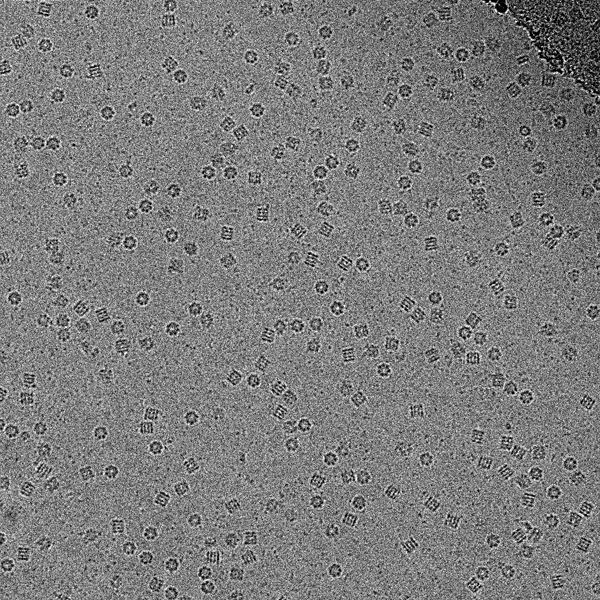
#> input picture 02-python-201/labs/600px-Cryoem_groel.png, 600 x 600 px; the run also reads 1 picture not shown here
$ jupyter execute LAB_scipy.ipynb   (shell and % lines are left out)   (older library calls are emulated)
#> lines starting #> are read from the running program, lines starting #| are printed output that depends on the picture; after the words box and inside, x2 and y2 are one past the last pixel; in counts of white or black regions, pixels touching at a corner belong together
# Uso de las librerías científicas

## Simulación de una apocalipsis Zombie

[Munz y otros en 2009](http://mysite.science.uottawa.ca/rsmith43/Zombies.pdf) definieron un modelo de invasión zombie mediante un sistema de ecuaciones diferenciales ordinarias:

* _dS/dt = P - B\*S\*Z - d\*S_
* _dZ/dt = B\*S\*Z + G\*R - A\*S\*Z_
* _dR/dt = d\*S + A\*S\*Z - G\*R_

Donde:

    S: el número de víctimas
    Z: el número de zombies
    R: el número de gente asesinada por los zombies
    P: el ratio de nacimientos
    d: la probabilidad de muerte natural
    B: la probabilidad de propagación de la enfermedad zombie (personas vivas y sanas)
    G: la probabilidad de que una persona muerta vuelva a la vida como zombie
    A: la probabilidad de que un zombie sea aniquilado completamente

Scipy puede resolver sistemas de primer orden de ecuaciones diferenciales de forma sencilla. Nos centraremos en resolver la expresión:
_dy/dt = f(y, t)_ donde _y = [S, Z, R]_.

[cell 1]
# Cargamos las librerías
import numpy as np
import matplotlib.pyplot as plt
from scipy.integrate import odeint

[cell 2]
# Declaramos las variables
P = 0 # ratio de nacimientos
d = 0.0001 # porcentaje de muertes naturales por día
B = 0.0095 # porcentaje de transmisión por día
G = 0.0001 # porcentaje de resurrecciones por día
A = 0.0001 # porcentaje de destrucción por día

[cell 3]
# resuelve el sistema dy/dt = f(y, t)
def f(y, t):
    Si = y[0]
    Zi = y[1]
    Ri = y[2]
    # El modelo de Munz et al. 2009
    f0 = P - B*Si*Zi - d*Si
    f1 = B*Si*Zi + G*Ri - A*Si*Zi
    f2 = d*Si + A*Si*Zi - G*Ri
    return [f0, f1, f2]

[cell 4]
# Escenario inicial
S0 = 500. # población inicial de gente que está por ser atacada por zombies...
Z0 = 0 # población zombie inicial
R0 = 0 # población muertos incial

# vector inicial en cero
y0 = [S0, Z0, R0]

# vector de tiempo
t = np.linspace(0, 5., 1000)

[cell 5]
# Aplicamos la solución del sistema
soln = odeint(f, y0, t)

[cell 6]
S = soln[:, 0]
Z = soln[:, 1]
R = soln[:, 2]

[cell 7]
# Reprentamos la linea temporal
plt.figure()
plt.plot(t, S, label="Vivos")
plt.plot(t, Z, label="Zombies")
plt.xlabel(u'Días desde el inicio')
plt.ylabel(u'Población')
plt.title(u'Apocalipsis Zombie - Sin nacimiento ni población muerta')
plt.legend(loc=0)
#> figure, not shown here; curve peaks at x = 0, y = 500; curve peaks at x = 5, y = 436.9

[cell 8]
# Escenario #2
# Cambiamos las condiciones iniciales
R0 = 0.05*S0 # 5% de la población inicial está muerta
P = 100 # 100 nuevos nacimientos por día
y0 = [S0, Z0, R0]

[cell 9]
# Aplicamos la solución del sistema
soln = odeint(f, y0, t)
S = soln[:, 0]
Z = soln[:, 1]
R = soln[:, 2]

[cell 10]
# Reprentamos la linea temporal
plt.figure()
plt.plot(t, S, label="Vivos")
plt.plot(t, Z, label="Zombies")
plt.xlabel(u'Días desde el inicio')
plt.ylabel(u'Población')
plt.title(u'Apocalipsis Zombie - 5% de población muerta - 100 nacimientos/día')
plt.legend(loc=0)
#> figure, not shown here; curve peaks at x = 1.86, y = 669.8; curve peaks at x = 5, y = 978.6

## Ejemplo 2: buscando cristales de proteínas

La criomicroscopía electrónica es una técnica de microscopía muy utilizada en biología estructural en la que la muestra que hay que estudiar se encuentra a temperaturas criogénicas. La siguiente imagen es una solución de la proteína GroEL (Fuente: Wikipedia - "Cryoem groel", Vossman):

Vamos a escribir un código que nos permita contar el número de cristales de GroEL en la imagen:

[cell 11]
import numpy as np
import matplotlib.pyplot as plt
import matplotlib.image as mpimg
from scipy import ndimage

[cell 12]
#import seaborn_image as isns
#seaborn-image v0.4.1

[cell 13]
# Carga de la imagen
imagen = mpimg.imread("600px-Cryoem_groel.png")
#> imagen is the input picture: shape (600, 600) float32; min 0, max 1, mean 0.489
imagen

[cell 14]
# Alternativa para convertir img from JPG to PNG
from skimage import io
imagen2 = io.imread('https://upload.wikimedia.org/wikipedia/commons/thumb/8/87/Cryoem_groel.jpg/600px-Cryoem_groel.jpg')
#> imagen2: shape (600, 600); min 0, max 255, mean 124.7
imagen2

[cell 15]
imagen

[cell 16]
# Podemos realizar una copia de backup
im = imagen.copy()

[cell 17]
# Aplicamos el filtro gaussiano con tamaño de kernel 3
im_g = ndimage.gaussian_filter(im, 1.2)
im_g

[cell 18]
# Normalización de los valores
im_norm = (im_g - im_g.min()) / (float(im_g.max()) - im_g.min())
im_norm[im_norm < 0.5] = 0
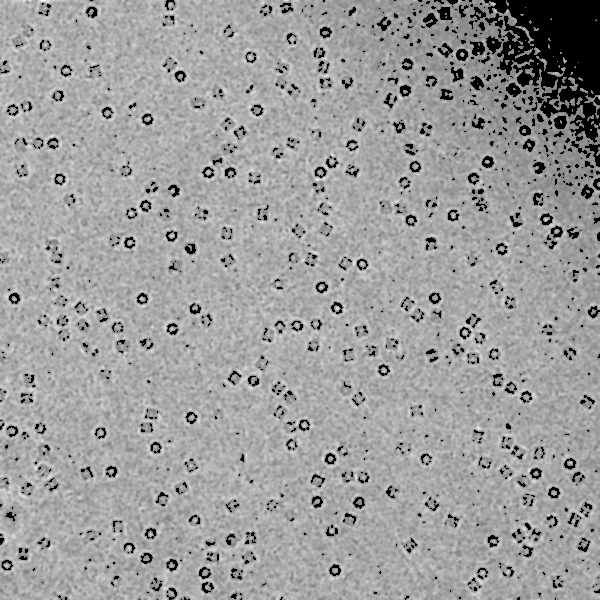
#> im_norm: shape (600, 600) float32; min 0, max 1, mean 0.617
im_norm[im_norm >=0.5] = 1
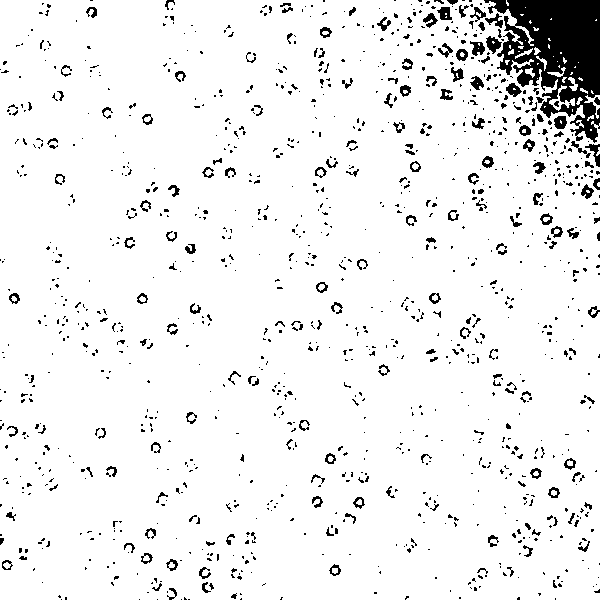
#> im_norm: shape (600, 600) float32; values 0 (black) and 1 (white), 93.5% white; 1191 black regions (1001 under 20 px), largest, box (x1, y1, x2, y2) and area: (484, 0, 600, 143) 8806, (486, 36, 502, 54) 159, (585, 144, 600, 167) 136

[cell 19]
im_norm

[cell 20]
# Convertimos la imagen utilizando el etiquetado de scipy
result = 255 - (im_norm * 255).astype(np.uint8)
result

[cell 21]
# mostramos la imagen
plt.title(u"Número de cristales: %d" % ndimage.label(result)[1])
img = plt.imshow(np.asarray(im_norm), interpolation="nearest", extent=[0,200,0,1], aspect=200)
plt.show()

## Ejercicio opcional

[cell 22]
import numpy as np
import matplotlib.pyplot as plt
from scipy import ndimage
import seaborn as sns

[cell 23]
data = plt.imread("../data/SEM_image.jpg")
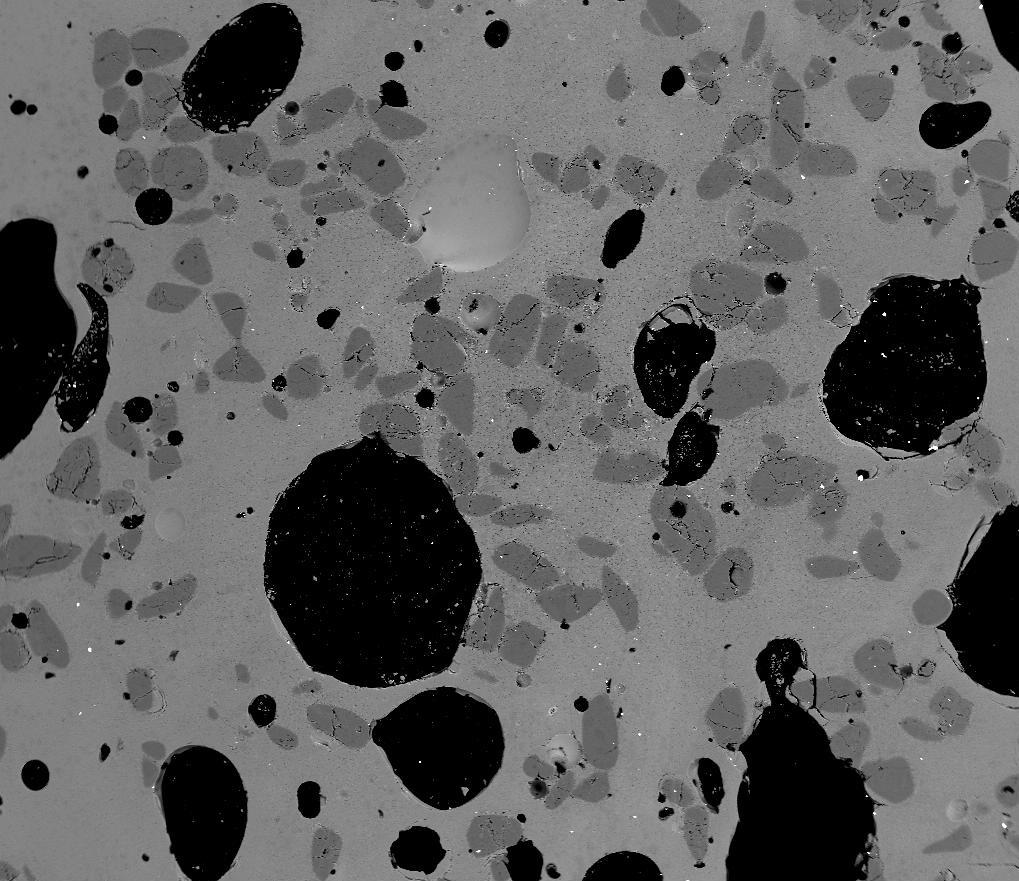
#> input picture 02-python-201/data/SEM_image.jpg, 1019 x 881 px
#> data is the input picture: shape (881, 1019); min 0, max 255, mean 99
data

[cell 24]
plt.imshow(data)

[cell 25]
# Aplicamos el filtro de mediana para reducir el ruido
filtdata = ndimage.median_filter(data, size=(7,7))
filtdata

[cell 26]
sns.distplot(data)
#> figure, not shown here; tallest bar 0.0332 high, from x = 0 to 5.1; curve peaks at x = 131, y = 0.0271

[cell 27]
sns.distplot(filtdata)
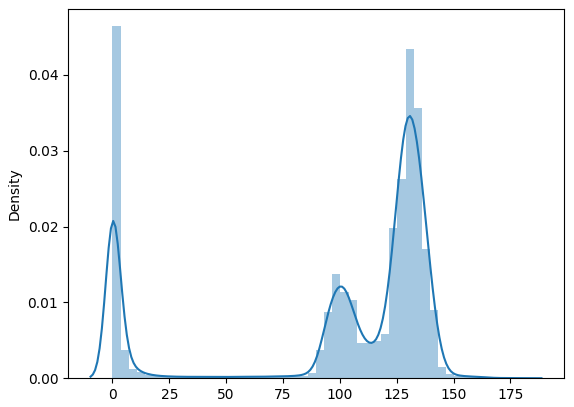
#> figure drawn by matplotlib, 1 panel; tallest bar 0.0464 high, from x = 0 to 3.58; curve peaks at x = 130.8, y = 0.0346

* Utilizando los valores del distribution plot de la imagen filtrada, determina unos umbrales que permitan diferenciar los píxeles de arena, los píxeles de vidrio y los píxeles de burbuja.

[cell 28]
# dividimos la imagen en 3 umbrales
burbujas = filtdata <= 50
#> burbujas: shape (881, 1019) bool; 19.5% white; 104 white regions (25 under 20 px), largest, box (x1, y1, x2, y2) and area: (264, 431, 482, 688) 41040, (823, 276, 987, 455) 21992, (726, 639, 876, 881) 21910
arena = np.logical_and(filtdata > 50, filtdata <= 112.5)
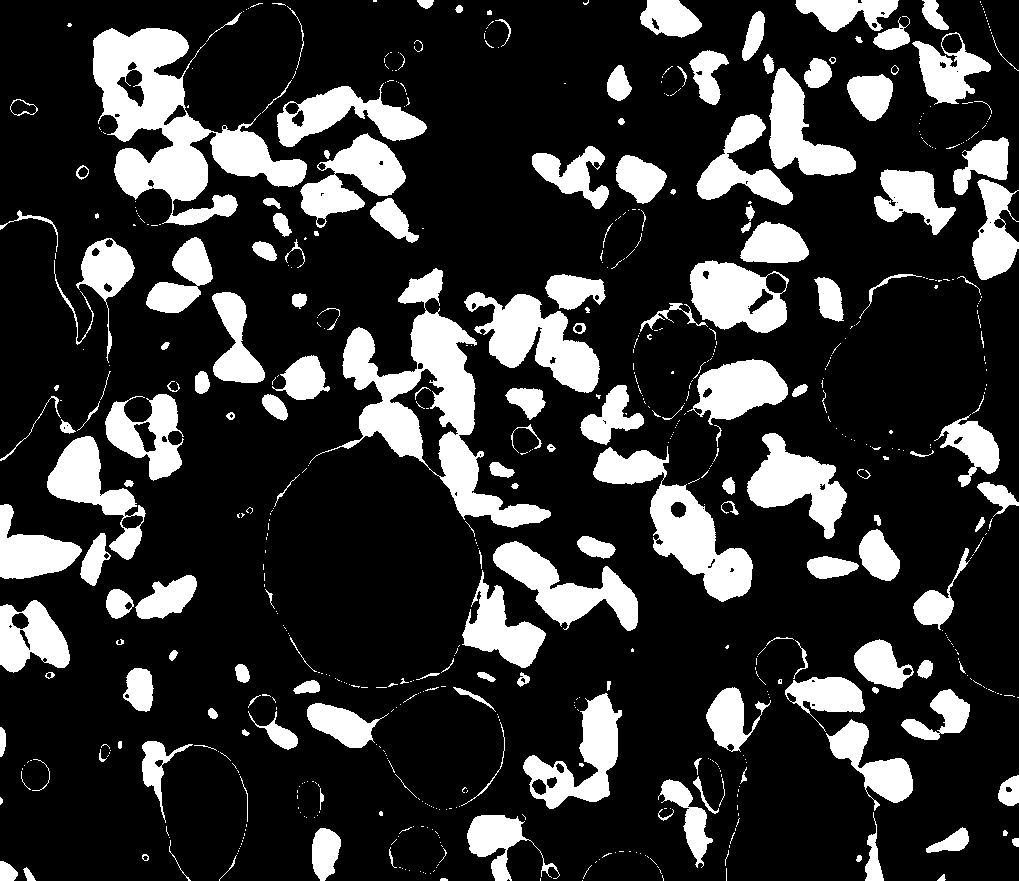
#> arena: shape (881, 1019) bool; 20.7% white; 643 white regions (454 under 20 px), largest, box (x1, y1, x2, y2) and area: (93, 28, 307, 226) 16420, (309, 268, 551, 528) 14727, (593, 446, 753, 602) 7951
vidrio = filtdata > 112.5
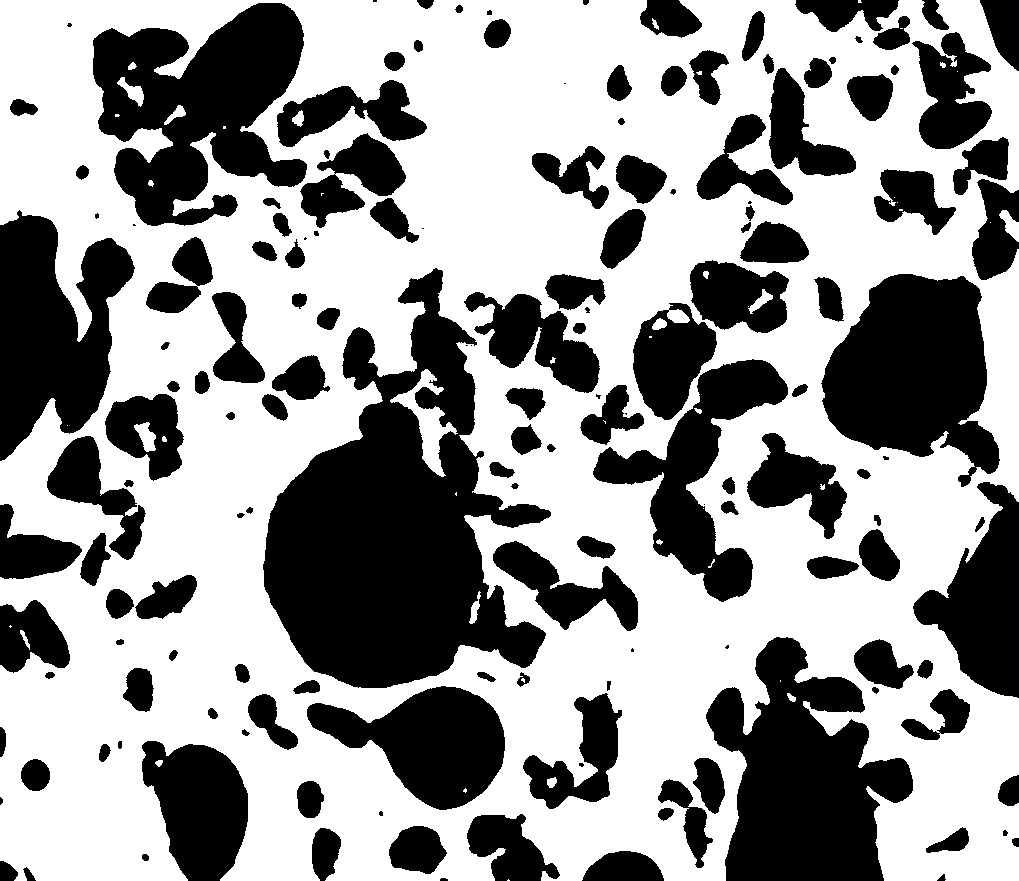
#> vidrio: shape (881, 1019) bool; 59.8% white; 157 black regions (19 under 20 px), largest, box (x1, y1, x2, y2) and area: (263, 268, 551, 688) 60230, (706, 637, 913, 881) 29935, (93, 3, 307, 226) 28770

[cell 29]
# Asignamos los colores diferentes por cada clase
elementos = burbujas.astype(np.int) + 2*arena.astype(np.int) + 3*vidrio.astype(np.int)
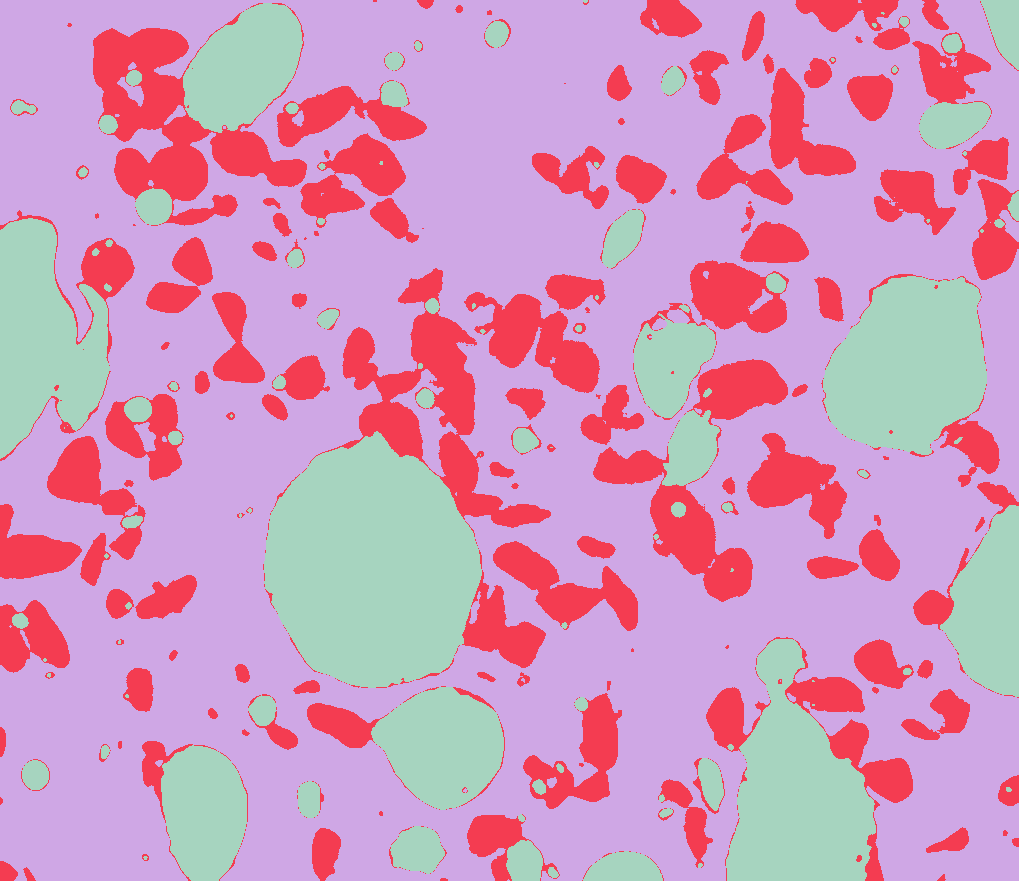
#> elementos: shape (881, 1019) int64; 3 distinct labels, from 1 to 3; one colour per label, 0 black
elementos

[cell 30]
plt.imshow(elementos)

## Alternativa con SNS-IMAGE

[cell 31]
import seaborn_image as isns

[cell 32]
sem_img = plt.imread('../data/SEM_image.jpg')
sem_img

[cell 33]
# Mostramos la imagen utilizando la función `imgplot` de `seaborn_image`.
isns.imgplot(sem_img, orientation='v', origin='upper')
#> (this line was passed over: seaborn_image is not available in this run)
